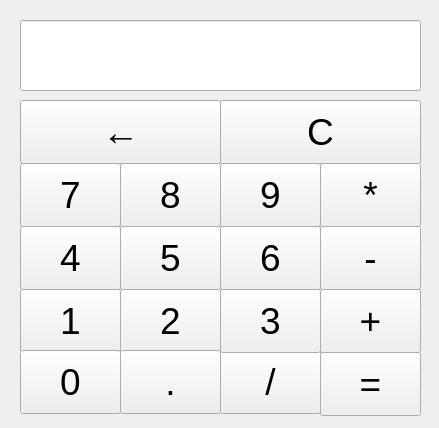
<?xml version="1.0" encoding="UTF-8"?>
<ui version="4.0">
 <class>Widget</class>
 <widget class="QWidget" name="Widget">
  <property name="geometry">
   <rect>
    <x>0</x>
    <y>0</y>
    <width>439</width>
    <height>428</height>
   </rect>
  </property>
  <property name="windowTitle">
   <string>计算器</string>
  </property>
  <widget class="QPushButton" name="Back">
   <property name="geometry">
    <rect>
     <x>20</x>
     <y>100</y>
     <width>201</width>
     <height>64</height>
    </rect>
   </property>
   <property name="font">
    <font>
     <pointsize>28</pointsize>
    </font>
   </property>
   <property name="text">
    <string>←</string>
   </property>
  </widget>
  <widget class="QPushButton" name="Clear">
   <property name="geometry">
    <rect>
     <x>220</x>
     <y>100</y>
     <width>201</width>
     <height>64</height>
    </rect>
   </property>
   <property name="font">
    <font>
     <pointsize>28</pointsize>
    </font>
   </property>
   <property name="text">
    <string>C</string>
   </property>
  </widget>
  <widget class="QPushButton" name="num7">
   <property name="geometry">
    <rect>
     <x>20</x>
     <y>163</y>
     <width>101</width>
     <height>64</height>
    </rect>
   </property>
   <property name="font">
    <font>
     <pointsize>28</pointsize>
    </font>
   </property>
   <property name="text">
    <string>7</string>
   </property>
  </widget>
  <widget class="QPushButton" name="num8">
   <property name="geometry">
    <rect>
     <x>120</x>
     <y>163</y>
     <width>101</width>
     <height>64</height>
    </rect>
   </property>
   <property name="font">
    <font>
     <pointsize>28</pointsize>
    </font>
   </property>
   <property name="text">
    <string>8</string>
   </property>
  </widget>
  <widget class="QPushButton" name="num9">
   <property name="geometry">
    <rect>
     <x>220</x>
     <y>163</y>
     <width>101</width>
     <height>64</height>
    </rect>
   </property>
   <property name="font">
    <font>
     <pointsize>28</pointsize>
    </font>
   </property>
   <property name="text">
    <string>9</string>
   </property>
  </widget>
  <widget class="QPushButton" name="num4">
   <property name="geometry">
    <rect>
     <x>20</x>
     <y>226</y>
     <width>101</width>
     <height>64</height>
    </rect>
   </property>
   <property name="font">
    <font>
     <pointsize>28</pointsize>
    </font>
   </property>
   <property name="text">
    <string>4</string>
   </property>
  </widget>
  <widget class="QPushButton" name="num5">
   <property name="geometry">
    <rect>
     <x>120</x>
     <y>226</y>
     <width>101</width>
     <height>64</height>
    </rect>
   </property>
   <property name="font">
    <font>
     <pointsize>28</pointsize>
    </font>
   </property>
   <property name="text">
    <string>5</string>
   </property>
  </widget>
  <widget class="QPushButton" name="num6">
   <property name="geometry">
    <rect>
     <x>220</x>
     <y>226</y>
     <width>101</width>
     <height>64</height>
    </rect>
   </property>
   <property name="font">
    <font>
     <pointsize>28</pointsize>
    </font>
   </property>
   <property name="text">
    <string>6</string>
   </property>
  </widget>
  <widget class="QPushButton" name="Div">
   <property name="geometry">
    <rect>
     <x>220</x>
     <y>350</y>
     <width>101</width>
     <height>64</height>
    </rect>
   </property>
   <property name="font">
    <font>
     <pointsize>28</pointsize>
    </font>
   </property>
   <property name="text">
    <string>/</string>
   </property>
  </widget>
  <widget class="QPushButton" name="Mul">
   <property name="geometry">
    <rect>
     <x>320</x>
     <y>163</y>
     <width>101</width>
     <height>64</height>
    </rect>
   </property>
   <property name="font">
    <font>
     <pointsize>28</pointsize>
    </font>
   </property>
   <property name="text">
    <string>*</string>
   </property>
  </widget>
  <widget class="QPushButton" name="Sub">
   <property name="geometry">
    <rect>
     <x>320</x>
     <y>226</y>
     <width>101</width>
     <height>64</height>
    </rect>
   </property>
   <property name="font">
    <font>
     <pointsize>28</pointsize>
    </font>
   </property>
   <property name="text">
    <string>-</string>
   </property>
  </widget>
  <widget class="QPushButton" name="num1">
   <property name="geometry">
    <rect>
     <x>20</x>
     <y>289</y>
     <width>101</width>
     <height>64</height>
    </rect>
   </property>
   <property name="font">
    <font>
     <pointsize>28</pointsize>
    </font>
   </property>
   <property name="text">
    <string>1</string>
   </property>
  </widget>
  <widget class="QPushButton" name="num2">
   <property name="geometry">
    <rect>
     <x>120</x>
     <y>289</y>
     <width>101</width>
     <height>64</height>
    </rect>
   </property>
   <property name="font">
    <font>
     <pointsize>28</pointsize>
    </font>
   </property>
   <property name="text">
    <string>2</string>
   </property>
  </widget>
  <widget class="QPushButton" name="num3">
   <property name="geometry">
    <rect>
     <x>220</x>
     <y>289</y>
     <width>101</width>
     <height>64</height>
    </rect>
   </property>
   <property name="font">
    <font>
     <pointsize>28</pointsize>
    </font>
   </property>
   <property name="text">
    <string>3</string>
   </property>
  </widget>
  <widget class="QPushButton" name="Sum">
   <property name="geometry">
    <rect>
     <x>320</x>
     <y>289</y>
     <width>101</width>
     <height>64</height>
    </rect>
   </property>
   <property name="font">
    <font>
     <pointsize>28</pointsize>
    </font>
   </property>
   <property name="text">
    <string>+</string>
   </property>
  </widget>
  <widget class="QPushButton" name="num0">
   <property name="geometry">
    <rect>
     <x>20</x>
     <y>350</y>
     <width>101</width>
     <height>64</height>
    </rect>
   </property>
   <property name="font">
    <font>
     <pointsize>28</pointsize>
    </font>
   </property>
   <property name="text">
    <string>0</string>
   </property>
  </widget>
  <widget class="QPushButton" name="Dot">
   <property name="geometry">
    <rect>
     <x>120</x>
     <y>350</y>
     <width>101</width>
     <height>64</height>
    </rect>
   </property>
   <property name="font">
    <font>
     <pointsize>28</pointsize>
    </font>
   </property>
   <property name="text">
    <string>.</string>
   </property>
  </widget>
  <widget class="QPushButton" name="Equal">
   <property name="geometry">
    <rect>
     <x>320</x>
     <y>352</y>
     <width>101</width>
     <height>64</height>
    </rect>
   </property>
   <property name="font">
    <font>
     <pointsize>28</pointsize>
    </font>
   </property>
   <property name="text">
    <string>=</string>
   </property>
  </widget>
  <widget class="QLineEdit" name="LineEdit">
   <property name="geometry">
    <rect>
     <x>20</x>
     <y>20</y>
     <width>401</width>
     <height>71</height>
    </rect>
   </property>
   <property name="font">
    <font>
     <pointsize>28</pointsize>
     <weight>75</weight>
     <bold>true</bold>
    </font>
   </property>
   <property name="text">
    <string/>
   </property>
   <property name="cursorPosition">
    <number>0</number>
   </property>
   <property name="alignment">
    <set>Qt::AlignRight|Qt::AlignTrailing|Qt::AlignVCenter</set>
   </property>
  </widget>
 </widget>
 <layoutdefault spacing="6" margin="11"/>
 <resources/>
 <connections/>
</ui>
